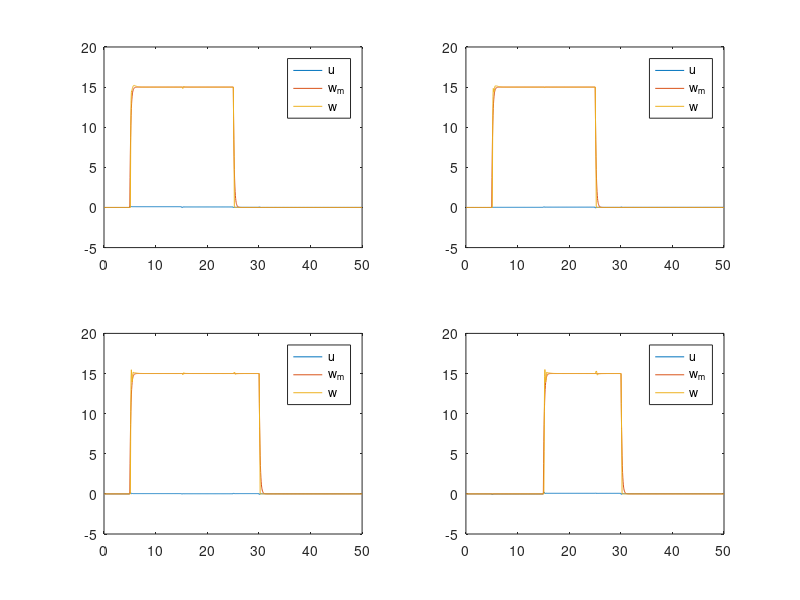

Write MATLAB code to recreate this figure.
clear all
%% Model:

nwheel = 4;

% m = 2.2;
% L = 0.085;
% tau_moteur = 0.2;
% gain_moteur = 2*pi*6;
% J = 0.5*m*L^2;
% r = 0.025;
% gear_ratio = 3.2;
% 
% theta = (1:nwheel)*pi/2-pi/4;
% Mc = [-cos(theta') -sin(theta') L*ones(nwheel,1)];
% Mm = diag([1/m 1/m 1/J]);
% 
% Gb = J/tau_moteur;
% Ga = gain_moteur*Gb;
% 
% Ma = Ga*eye(nwheel);
% Mb = Gb*eye(nwheel);
% 
% M1 = Mc*Mm*Mc'*Ma/r;
% M2 = Mc*Mm*Mc'*Mb/r;


M1 = [832.5160 , 348.0510 , 150.7291 , 327.6491;
      486.8178 , 692.4930 , 399.4206 , 117.5622;
      241.0265 , 239.6313 , 761.3489 , 235.5609;
      221.2959 ,  59.1184 , 116.8171 , 702.2684];

M2 = [4.5265  ,  0.2949  ,  1.1064  ,  0.3471;
      1.0369  ,  2.9667  ,  0.8380  ,  0.1454;
      0.1446  ,  0.2892  ,  2.9959  ,  0.2894;
      0.7098  ,  0.1451  ,  0.2896  ,  3.3578];

%% Controller

dt = 1/20;

Kp = 7*eye(nwheel);
Ki = 25*eye(nwheel);

gamma = -1/0.2;

N = 1000;

w_ref = zeros(nwheel,N);
w_ref(1:3,100:500) = 15;
w_ref(3:4,300:600) = 15;

w    = zeros(nwheel,N);
w_m  = zeros(nwheel,N);
u    = zeros(nwheel,N);
err  = zeros(nwheel,N);
errI = zeros(nwheel,N);

for i = 2:N
          
    w_m(:,i) = w_m(:,i-1).*(1+dt*gamma) - dt*gamma.*w_ref(:,i-1); % filtered tracking reference
    %w_m(:,i) = w_m(:,i-1)./(1-dt*gamma) - dt*gamma./(1-dt*gamma).*w_ref(:,i); % filtered tracking reference
    
    err(:,i) = w_m(:,i-1) - w(:,i-1); % Tracking error
    errI(:,i) = errI(:,i-1) + err(:,i)*dt;
    
    PI_action = Kp*err(:,i) + Ki*errI(:,i);
    u(:,i) = M1\( gamma*(w(:,i-1)-w_ref(:,i)) + M2*w(:,i-1) + PI_action);
    %u(u(:,i) > 1,i) = 1;
    %u(u(:,i) < -1,i) = -1;
    
    w(:,i) = w(:,i-1) + (M1*u(:,i-1)-M2*w(:,i-1))*dt; % randn(4,1);
    w(w(:,i) < 5,i) = 0;
    %w(:,i) = ( eye(nwheel) + dt.*M2 ) \ ( dt.*M1*u(:,i) + w(:,i-1) );
    
end


figure(3)

t = (1:N)*dt;

subplot(2,2,1)
plot(t, u(1,:)), hold on
plot(t, w_m(1,:))
plot(t, w(1,:)), hold off
legend('u','w_m','w')

subplot(2,2,2)
plot(t, u(2,:)), hold on
plot(t, w_m(2,:))
plot(t, w(2,:)), hold off
legend('u','w_m','w')

subplot(2,2,3)
plot(t, u(3,:)), hold on
plot(t, w_m(3,:))
plot(t, w(3,:)), hold off
legend('u','w_m','w')

subplot(2,2,4)
plot(t, u(4,:)), hold on
plot(t, w_m(4,:))
plot(t, w(4,:)), hold off
legend('u','w_m','w')
